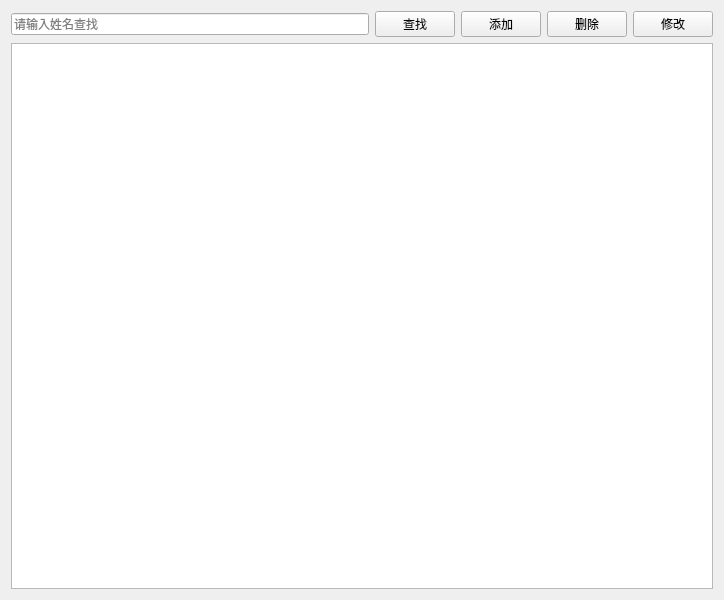
<?xml version="1.0" encoding="UTF-8"?>
<ui version="4.0">
 <class>DoctorView</class>
 <widget class="QWidget" name="DoctorView">
  <property name="geometry">
   <rect>
    <x>0</x>
    <y>0</y>
    <width>724</width>
    <height>600</height>
   </rect>
  </property>
  <property name="windowTitle">
   <string>医生管理</string>
  </property>
  <layout class="QVBoxLayout" name="verticalLayout">
   <item>
    <layout class="QHBoxLayout" name="horizontalLayout">
     <item>
      <widget class="QLineEdit" name="txtSearch">
       <property name="placeholderText">
        <string>请输入姓名查找</string>
       </property>
      </widget>
     </item>
     <item>
      <widget class="QPushButton" name="btSearch">
       <property name="text">
        <string>查找</string>
       </property>
       <property name="icon">
        <iconset>
         <normaloff>C:/Users/hebi_/Desktop/images/查找 (1).png</normaloff>C:/Users/hebi_/Desktop/images/查找 (1).png</iconset>
       </property>
      </widget>
     </item>
     <item>
      <widget class="QPushButton" name="btAdd">
       <property name="text">
        <string>添加</string>
       </property>
       <property name="icon">
        <iconset>
         <normaloff>C:/Users/hebi_/Desktop/images/添加.png</normaloff>C:/Users/hebi_/Desktop/images/添加.png</iconset>
       </property>
      </widget>
     </item>
     <item>
      <widget class="QPushButton" name="btDelete">
       <property name="text">
        <string>删除</string>
       </property>
       <property name="icon">
        <iconset>
         <normaloff>C:/Users/hebi_/Desktop/images/删除.png</normaloff>C:/Users/hebi_/Desktop/images/删除.png</iconset>
       </property>
      </widget>
     </item>
     <item>
      <widget class="QPushButton" name="btEdit">
       <property name="text">
        <string>修改</string>
       </property>
       <property name="icon">
        <iconset>
         <normaloff>C:/Users/hebi_/Desktop/images/修改、修改资料.png</normaloff>C:/Users/hebi_/Desktop/images/修改、修改资料.png</iconset>
       </property>
      </widget>
     </item>
    </layout>
   </item>
   <item>
    <widget class="QTableView" name="tableView"/>
   </item>
  </layout>
 </widget>
 <resources/>
 <connections/>
</ui>
